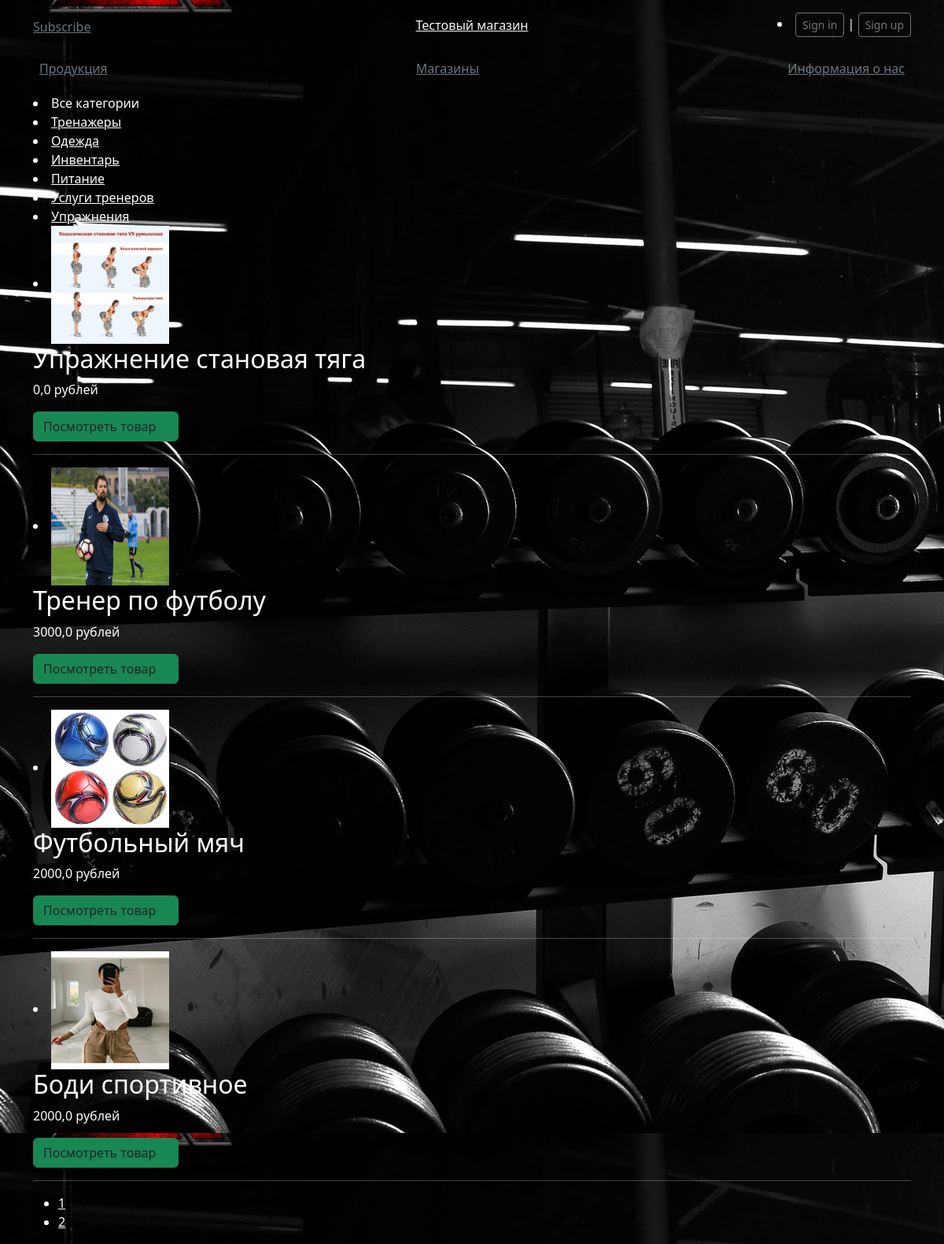
The page /products on the database as committed earlier.
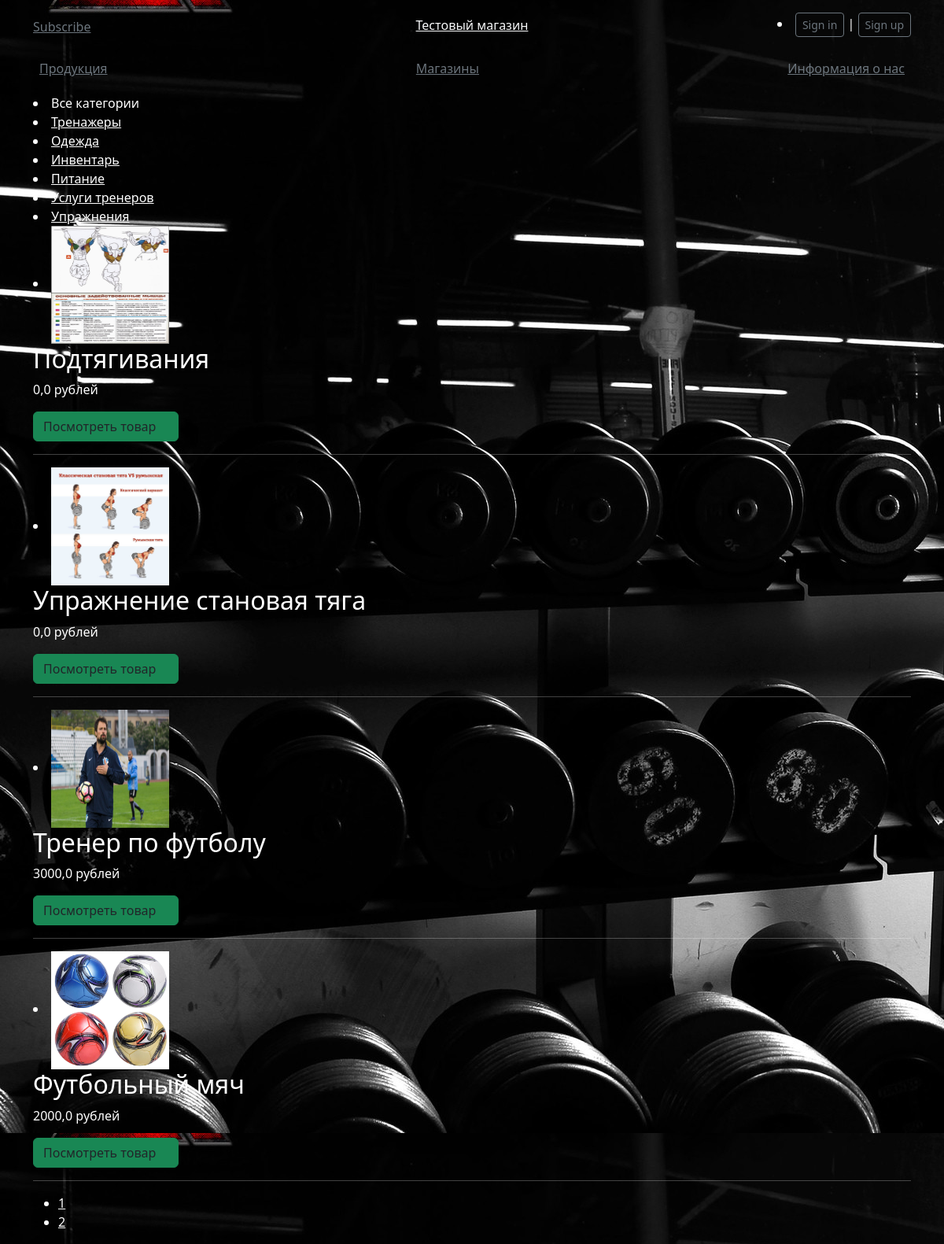
The same page on the database as committed later.
### shop_of_sportfood/models.py (models this page shows, shortened)
class Category(models.Model):
    title = models.CharField(max_length=30, unique=True, db_index=True)
    slug = models.SlugField(max_length=255, unique=True, db_index=True, verbose_name='URL')
    def __str__(self):
        return self.title
    def get_absolute_url(self):
        return reverse('category', kwargs={'cat_slug': self.slug})
    class Meta:
        verbose_name = 'Категория'
        verbose_name_plural = 'Категории'
        ordering = ['id']

class Products(models.Model):
    name = models.CharField(max_length=200, verbose_name='Название')
    slug = models.SlugField(max_length=255, unique=True, db_index=True, verbose_name='URL')
    description = models.TextField(verbose_name='Описание')
    photo = models.FileField(upload_to='photos/%Y/%m/%d/', verbose_name='Фото')
    price = models.FloatField(verbose_name='Цена')
    author = models.CharField(max_length=200, verbose_name='Автор')
    time_create = models.DateTimeField(auto_now_add=True)
    time_upload = models.DateTimeField(auto_now=True)
    cat = models.ForeignKey(Category, on_delete=models.PROTECT, verbose_name='Категория')
    def get_absolute_url(self):
        return reverse('tovar', kwargs={'product_slug': self.slug})
    class Meta:
        verbose_name = 'Продукты'
        verbose_name_plural = 'Продукты'

### shop_of_sportfood/views.py (the view)
# urls.py: path('products', views.products, name="products"),
def products(request):
    title = Category.objects.all()
    product = Products.objects.order_by('-id')
    paginator = Paginator(product, 4)
    page_number = request.GET.get('page')
    page_obj = paginator.get_page(page_number)
    contex = {
        'category': title,
        'product': product,
        'page_obj': page_obj,
        'cat_selected': 0
    }
    return render(request, 'shop_of_sportfood/products.html', contex)

### shop_of_sportfood/templates/shop_of_sportfood/products.html (shortened to what this page needs)
{% extends 'shop_of_sportfood/base.html' %}
{% block content %}
<form>
{% if cat_selected == 0 %}
    <li class="selected">Все категории</li>
{% else %}
    <li><a href="{% url 'products' %}">Все категории</a></li>
{% endif %}
{% for p in category %}
    {% if p.pk == cat_selected %}
        <li class="selected">{{ p.title }}</li>
    {% else %}
      <li><a href="{{ p.get_absolute_url }}">{{ p.title }}</a></li>
    {% endif %}
{% endfor %}
</form>
    {% for i in page_obj %}
        <li>
            {% if i.photo %}
                <img src="{{ i.photo.url }}" width="150" height="150">
            {% endif %}
        <h2>{{ i.name }}</h2>
        <p>{{ i.price }} рублей</p>
        <button type="submit" class="btn btn-success"><a class ="me-3 py-2 text-dark text-decoration-none" href="{{ i.get_absolute_url }}">Посмотреть товар</a></button>
        <hr>
        </li>
    {% endfor %}
<nav class="list-pages">
    <ul>
        {% for g in page_obj.paginator.page_range %}
        <li>
            <a href="?page={{ g }}">{{ g }}</a>
        </li>
        {% endfor %}
    </ul>
</nav>
{% endblock %}

### shop_of_sportfood/templates/shop_of_sportfood/base.html (shortened to what this page needs)
{% load static %}
<!doctype html>
<head>
    <link rel ="stylesheet" href="{% static 'shop_of_sportfood/css/style.css' %}">
</head>
<body>
    <div class="container">
  <header class="blog-header lh-1 py-3">
    <div class="row flex-nowrap justify-content-between align-items-center">
      <div class="col-4 pt-1">
        <a class="link-secondary"  href="https://vk.com/nekrashg">Subscribe</a>
      </div>
      <div class="col-4 text-center">
        <a class="blog-header-logo text-light" href="{% url 'home' %}">Тестовый магазин</a>
      </div>
      <div class="col-4 d-flex justify-content-end align-items-center">
          {% if request.user.is_authenticated %}
          <li class="p-2 link-secondary">{{ user.username }} | <a class="btn btn-sm btn-outline-secondary" href="{% url 'logout' %}">Выйти</a></li>
          {% else %}
        <li class="last"><a class="btn btn-sm btn-outline-secondary" href="{% url 'sign in' %}">Sign in</a> | <a class="btn btn-sm btn-outline-secondary" href="{% url 'sign up' %}">Sign up</a></li>
          {% endif %}
      </div>
    </div>
  </header>
  <div class="nav-scroller py-1 mb-2">
    <nav class="nav d-flex justify-content-between">
      <a class="p-2 link-secondary" href="{% url 'products' %}">Продукция</a>
      <a class="p-2 link-secondary" href="{% url 'map'  %}">Магазины</a>
      <a class="p-2 link-secondary" href="{% url 'about' %}">Информация о нас</a>
    </nav>
  </div>
  {% block content %}
  {% endblock %}
</div>
</body>
</html>

Rows that differ between the two databases and show on the page:
no longer on this page (row unchanged): Products: photo (picture), name "Боди спортивное", price "2000,0"
added Products: photo (picture), name "Подтягивания", price "0,0"
